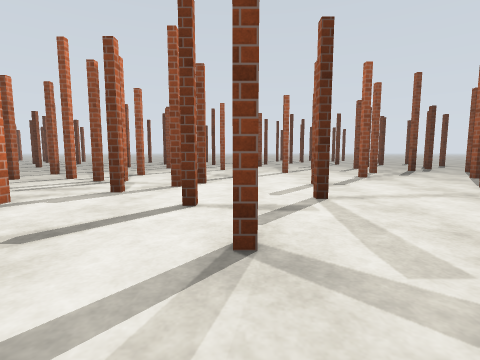
[1] (above)

21 first-person views from a walk through a robot-simulator world made for Gazebo. The camera is 1.2 m above the floor, tilts 6° down and sees 85° across. The floor is counted in squares, 2 m on a side. Each view is taken from the middle of a square. On the plan, view 1 faces up. The plan holds only what a view shows up to about 9 squares ahead; the rest is blank. The place goes on beyond the plan. Surface patterns are stand-ins for the level's own textures.

[2]
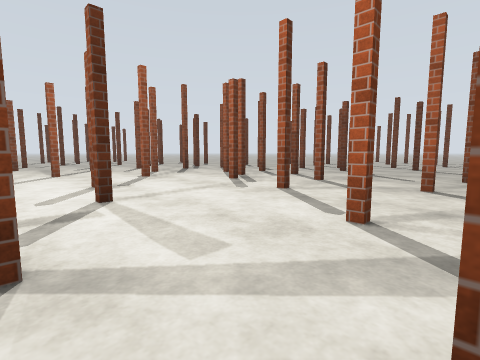

[3]
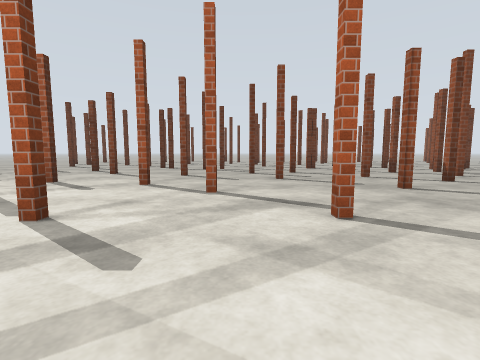

[4]
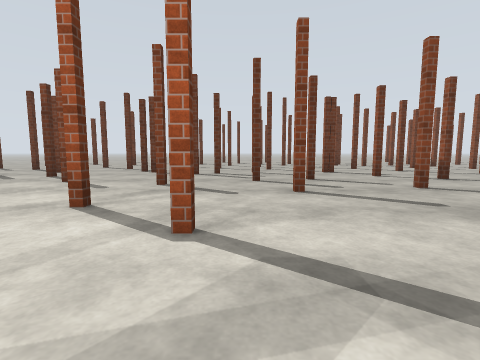

[5]
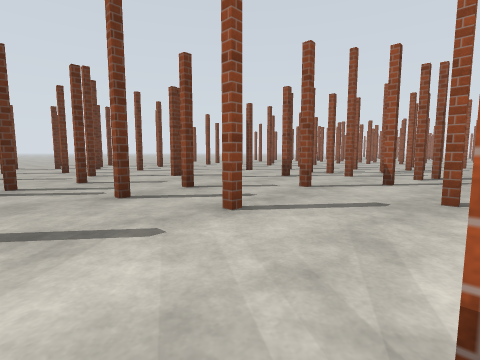

[6]
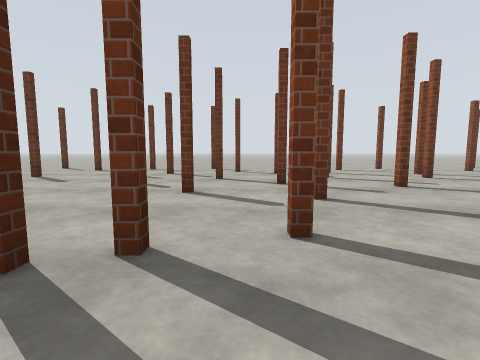

[7]
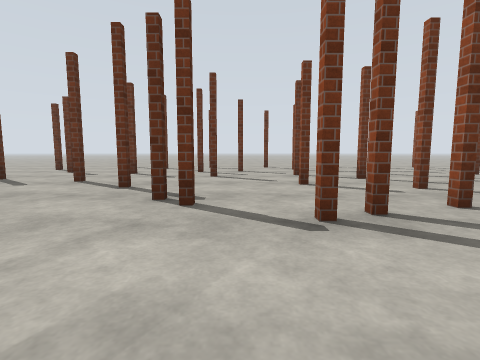

[8]
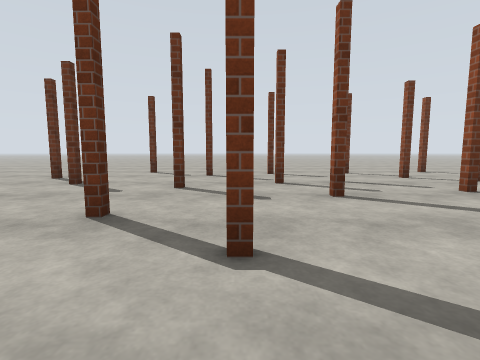

[9]
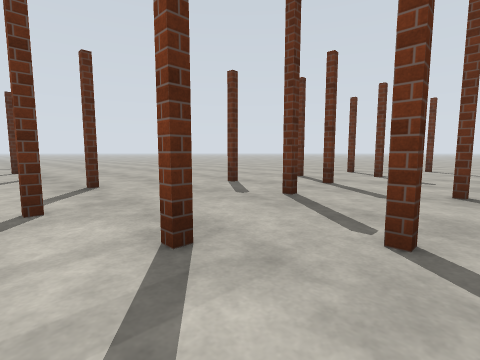

[10]
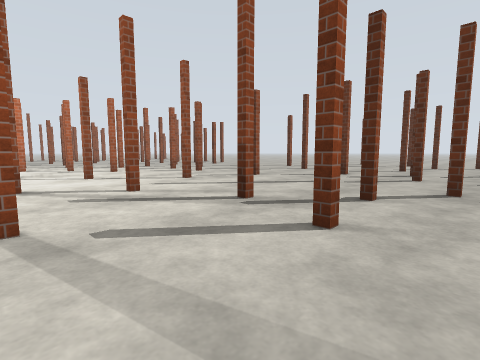

[11]
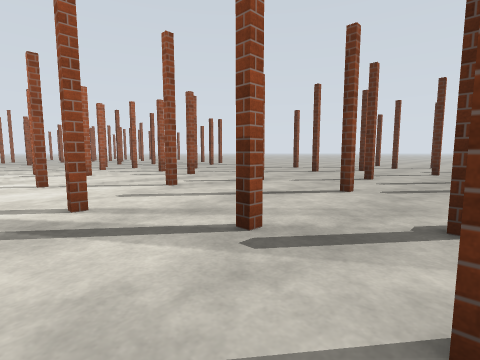

[12]
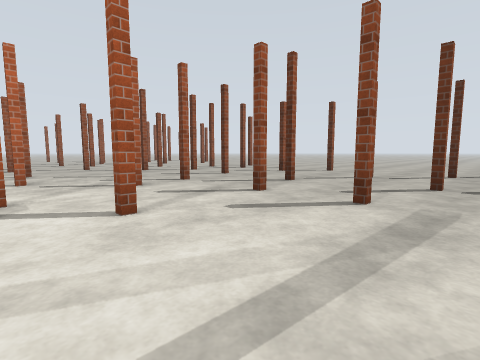

[13]
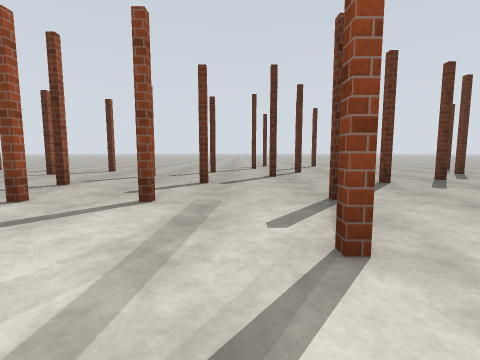

[14]
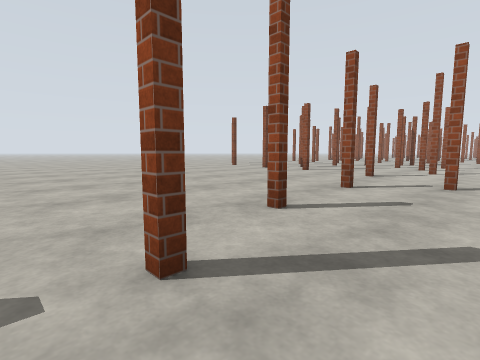

[15]
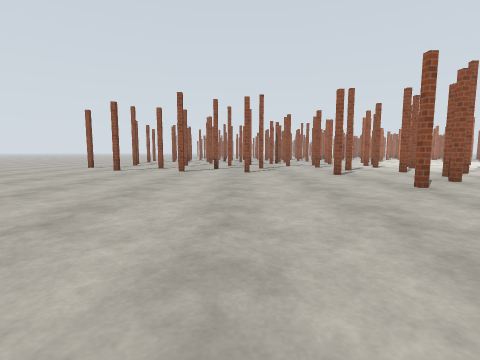

[16]
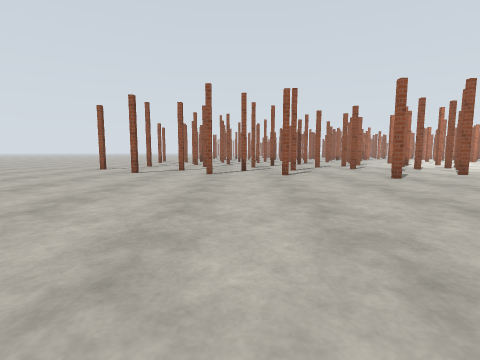

[17]
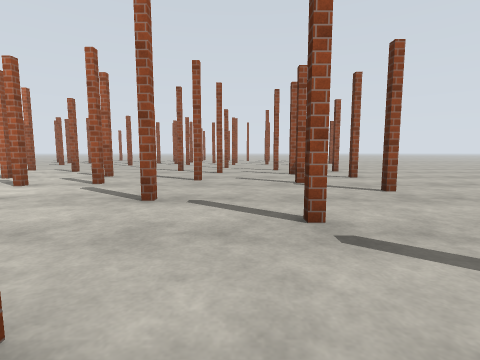

[18]
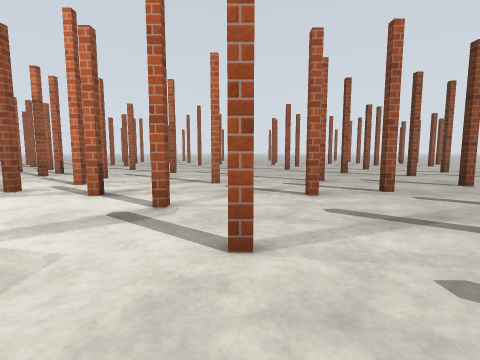

[19]
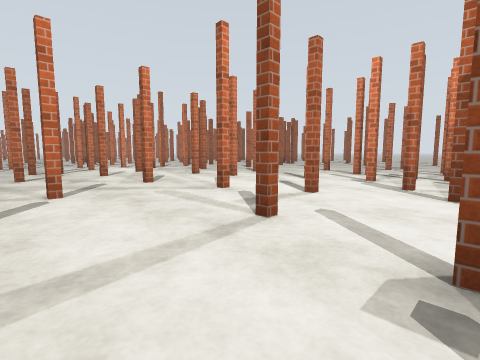

[20]
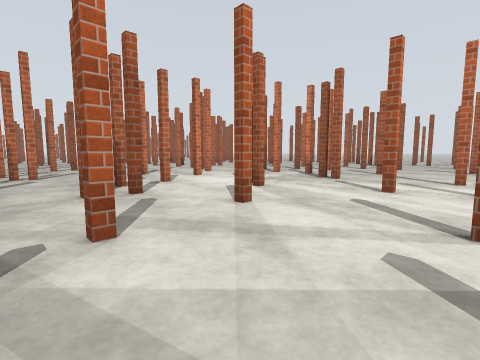

[21]
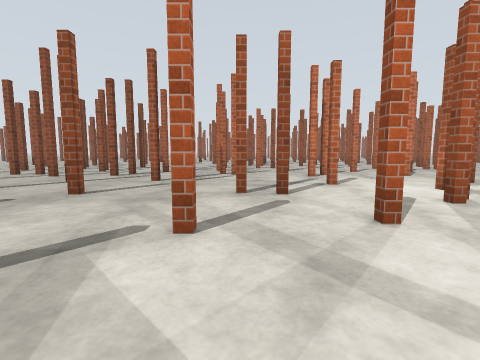

### Floor plan
Key: @ floor where view 1 was taken; . floor; P pillar.
Columns run from 7 left of view 1 to 18 right of it. Each row starts with its distance up from view 1.
 16   ...P..P..P............
 15 ....P.....................
 14 ..........................
 13 ...P..P.....P............
 12 ........................
 11 ....P.P.P...P............
 10 ....P.....................
  9 .P..............P.........
  8 .....P.....P..P....P.P....
  7 P...P..........P.......P..
  6 ..........P.......P...P..P
  5 ......P...................
  4 .P.P.P..................P.
  3 ....P.......P.............
  2 P..P.P.P.........P....P...
  1  .P......P..P.............
  0   .....@P..........P......
 -1 ......P................P..
 -2 ..P......P...P....P.P.....
 -3  ...P.P..............P...P
 -4  ..P..P..P.......P..P...P.
 -5   ... .P.................
 -6     ..P....P...P... .....
 -7     ...P.P..P..P.P.  ...
 -8     P......P.......
 -9        .... ..P.P
-10         P.  .P
-11         ..

Positions as (right, up) in squares from view 1, and headings:
1: (0, 0), facing up
2: (0, 0), facing up-right
3: (0, -1), facing right
4: (2, -1), facing right
5: (4, 0), facing down-right
6: (8, -1), facing right
7: (7, 1), facing right
8: (10, 3), facing right
9: (8, 4), facing up-right
10: (8, 6), facing up-left
11: (7, 7), facing up-left
12: (2, 8), facing up-left
13: (2, 8), facing up
14: (7, 16), facing down-right
15: (12, 16), facing down
16: (13, 15), facing down
17: (2, 14), facing left
18: (1, 9), facing left
19: (3, 5), facing down-left
20: (3, 0), facing down-left
21: (2, 0), facing down
